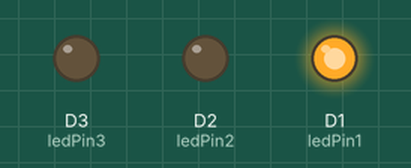
Recording of a sketch running on a simulated ESP8266 (NodeMCU). On the bench: output pins drawn as LEDs (lit = HIGH).

Above: at 0.2 s.
At 1.2 s:
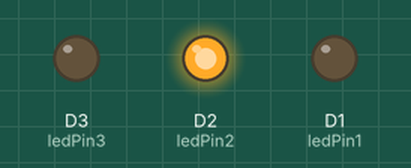
At 2.2 s:
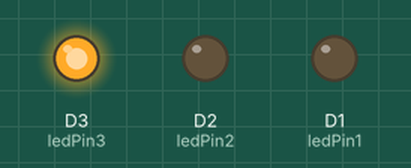
At 5.7 s:
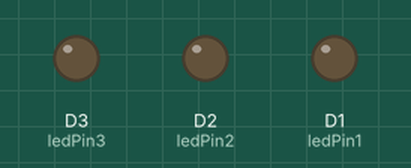
Timing chart, 0 to 6.9 s (numbered marks = the images above):
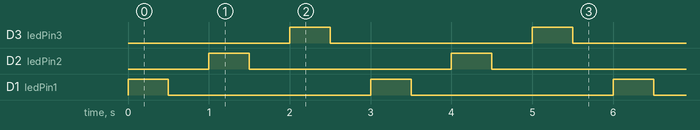

Measured:
- by itself, D3 (ledPin3), D2 (ledPin2), D1 (ledPin1): alternates HIGH for 0.50 s and LOW for 2.5 s
- by itself, everything shown: repeats every 3.0 s, in 6 steps

The sketch:

blink_esp.ino
```cpp
// Pin numbers for the LEDs
const int ledPin1 = D1; // GPIO pin 2
const int ledPin2 = D2; // GPIO pin 0
const int ledPin3 = D3; // GPIO pin 5

// Time in milliseconds for LED blink interval
const int blinkInterval = 500;

void setup() {
  pinMode(ledPin1, OUTPUT);
  pinMode(ledPin2, OUTPUT);
  pinMode(ledPin3, OUTPUT);

  // Turn off the LEDs during setup
  digitalWrite(ledPin1, LOW);
  digitalWrite(ledPin2, LOW);
  digitalWrite(ledPin3, LOW);
}

void loop() {
  // Blink LED 1
  digitalWrite(ledPin1, HIGH); // Turn LED 1 ON
  delay(blinkInterval);        // Wait for the specified interval
  digitalWrite(ledPin1, LOW);  // Turn LED 1 OFF
  delay(blinkInterval);        // Wait for the specified interval

  // Blink LED 2
  digitalWrite(ledPin2, HIGH); // Turn LED 2 ON
  delay(blinkInterval);        // Wait for the specified interval
  digitalWrite(ledPin2, LOW);  // Turn LED 2 OFF
  delay(blinkInterval);        // Wait for the specified interval

  // Blink LED 3
  digitalWrite(ledPin3, HIGH); // Turn LED 3 ON
  delay(blinkInterval);        // Wait for the specified interval
  digitalWrite(ledPin3, LOW);  // Turn LED 3 OFF
  delay(blinkInterval);        // Wait for the specified interval
}

//Function to restart the ESP8266
void restartESP() {
  ESP.restart();
}
```
